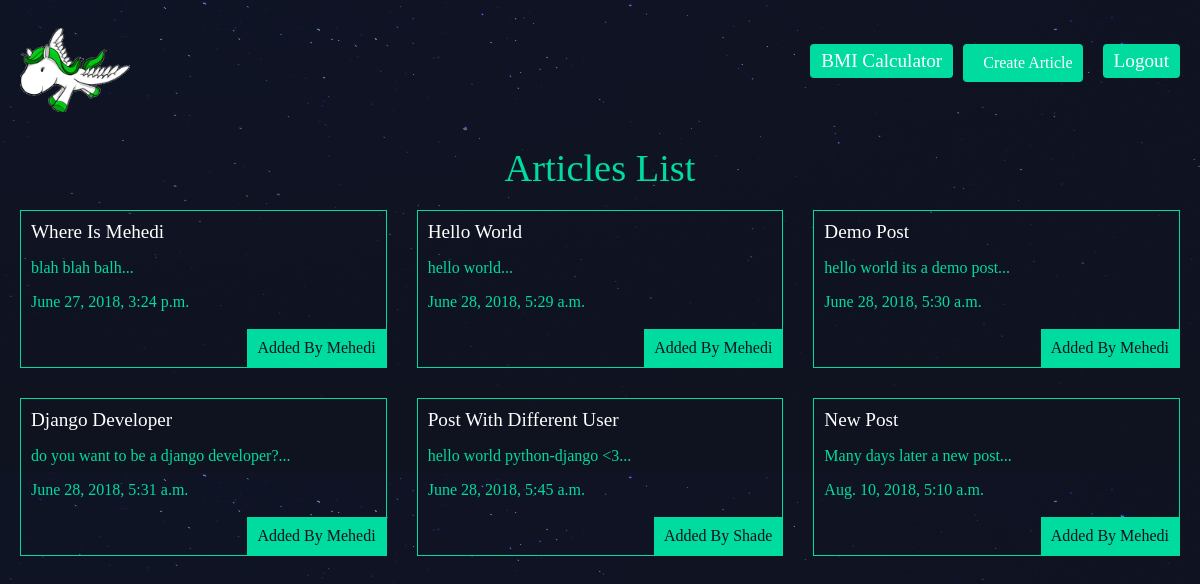
/articles/ (signed in), run on the app's committed database.
### articles/models.py (models this page shows, shortened)
class Article(models.Model):
    title = models.CharField(max_length=100)
    slug = models.SlugField()
    body = models.TextField()
    date = models.DateTimeField(auto_now_add=True)
    thumb = models.ImageField(default='default.png', blank=True)
    author = models.ForeignKey(User, on_delete=models.CASCADE, default=None)
    def snippet(self):
        return self.body[:50] + '...'

### articles/views.py (the view)
# urls.py: path('', views.article_list, name='list'),
def article_list(request):
    articles = Article.objects.all().order_by('date');
    return render(request, 'articles/article_list.html', { 'articles': articles })

### articles/templates/articles/article_list.html
{% extends 'base_layout.html' %}
{% block content%}
    <h1>Articles List</h1>
    <div class="articles">
    {% for article in articles %}
        <div class="article">
            <h2><a href="{% url 'articles:detail' slug=article.slug %}">{{ article.title }}</a></h2>
            <p>{{ article.snippet }}</p>
            <p>{{ article.date }}</p>
            <p class="author">Added by {{ article.author.username }}</p>
        </div>
    {% endfor %}
    </div>
{% endblock %}

### assets/styles.css (style rules this page uses)
body { background-color: #0f121f; background-image: url(/static/stars.png); background-repeat-y: no-repeat; color: #fff; }
body * { font-family: Ubuntu; }
h1, h2, h3, h4, h5 { font-weight: normal; margin: 0; }
a, a:hover, a:visited { color: #fff; text-decoration: none; }
div.wrapper h1 { text-align: center; margin: 20px auto; margin-top: 10px; font-size: 2.4em; }
.articles { display: grid; grid-template-columns: 1fr 1fr 1fr; grid-gap: 30px; }
.article { padding: 10px; border: 1px solid #00dba0; position: relative; padding-bottom: 40px; }
.article h2 { font-size: 1.2em; }
.articles .article h2 { text-transform: capitalize; }
.author { padding: 10px; background: #00dba0; position: absolute; right: 0; bottom: 0; margin: 0; color: #0f121f; text-transform: capitalize; }

### assets/bmi.css (style rules this page uses)
body { color: #00dba0; }

### data on the page
Article: title "Where Is Mehedi", snippet "blah blah balh...", date "June 27, 2018, 3:24 p.m.", author.username "Mehedi"
Article: title "Hello World", snippet "hello world...", date "June 28, 2018, 5:29 a.m.", author.username "Mehedi"
Article: title "Demo Post", snippet "hello world its a demo post...", date "June 28, 2018, 5:30 a.m.", author.username "Mehedi"
Article: title "Django Developer", snippet "do you want to be a django developer?...", date "June 28, 2018, 5:31 a.m.", author.username "Mehedi"
Article: title "Post With Different User", snippet "hello world python-django <3...", date "June 28, 2018, 5:45 a.m.", author.username "Shade"
Article: title "New Post", snippet "Many days later a new post...", date "Aug. 10, 2018, 5:10 a.m.", author.username "Mehedi"
